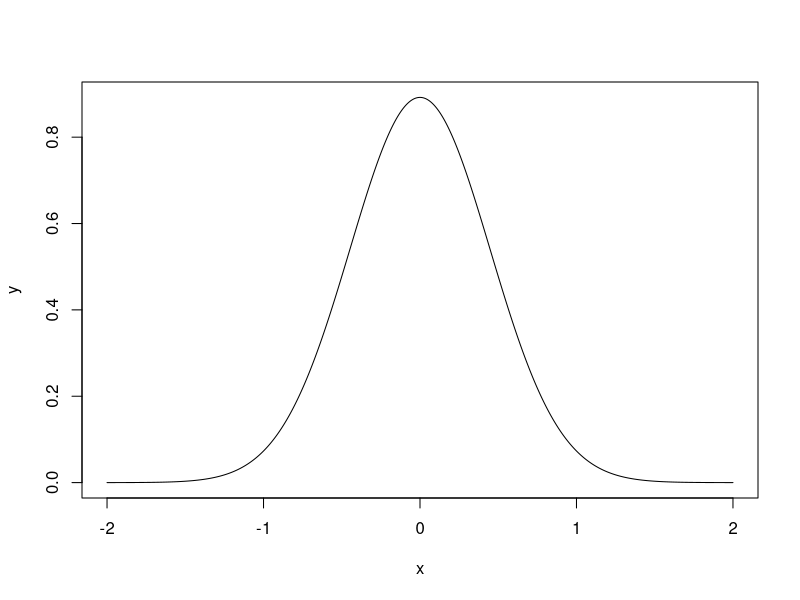
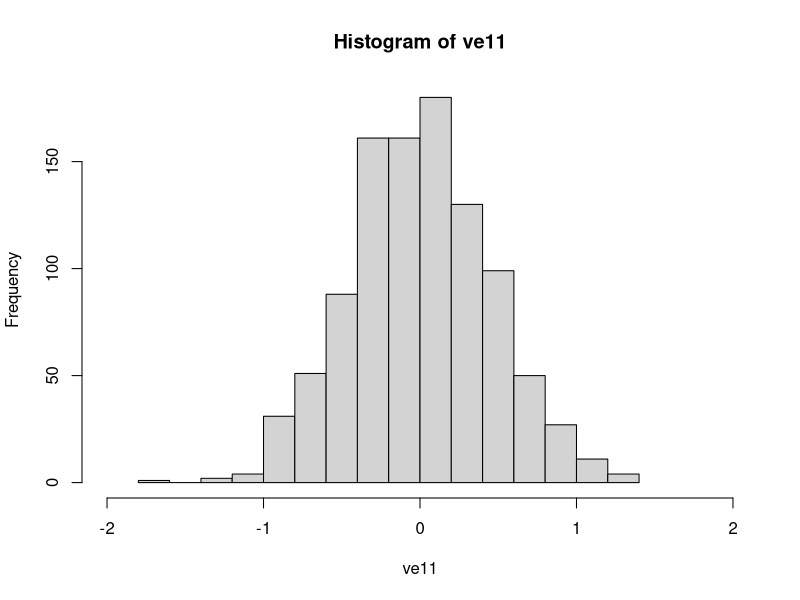
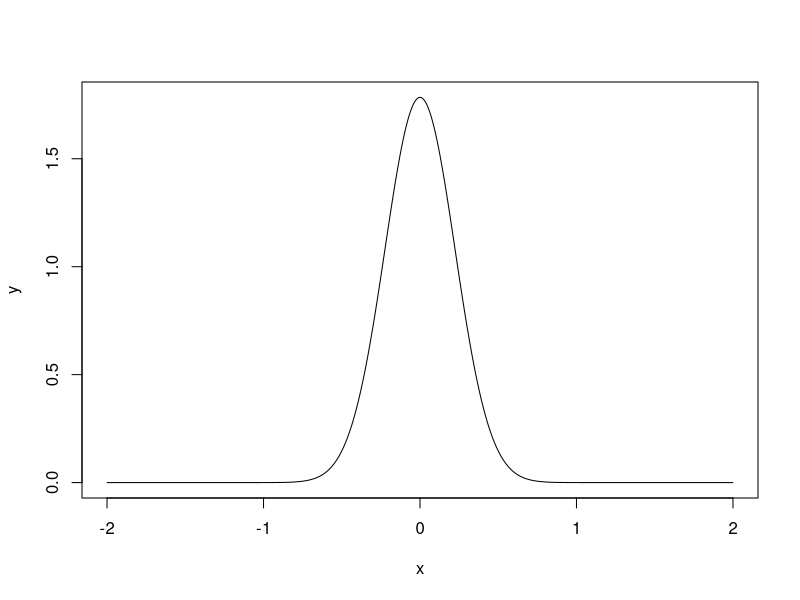
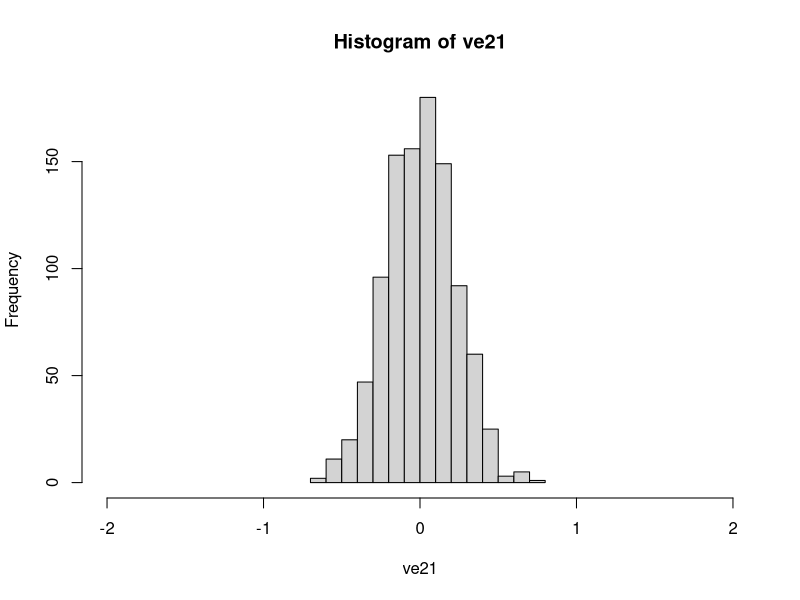
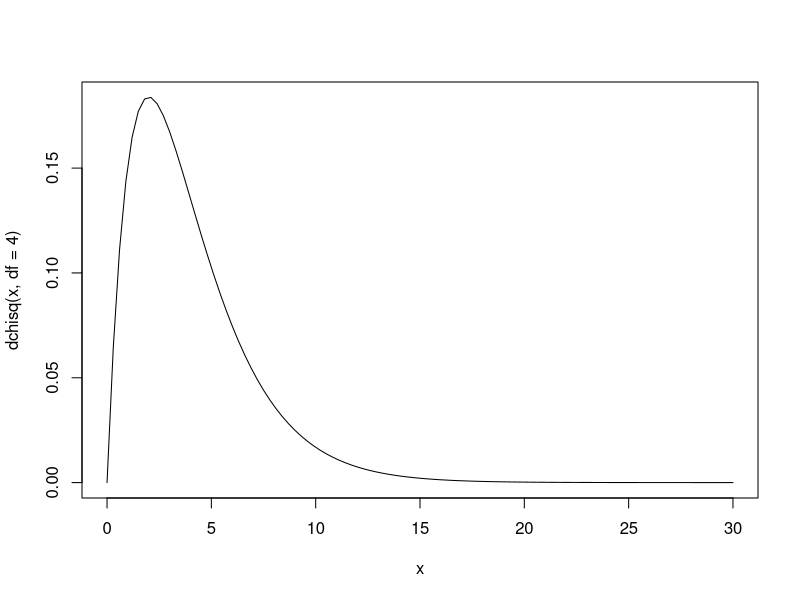
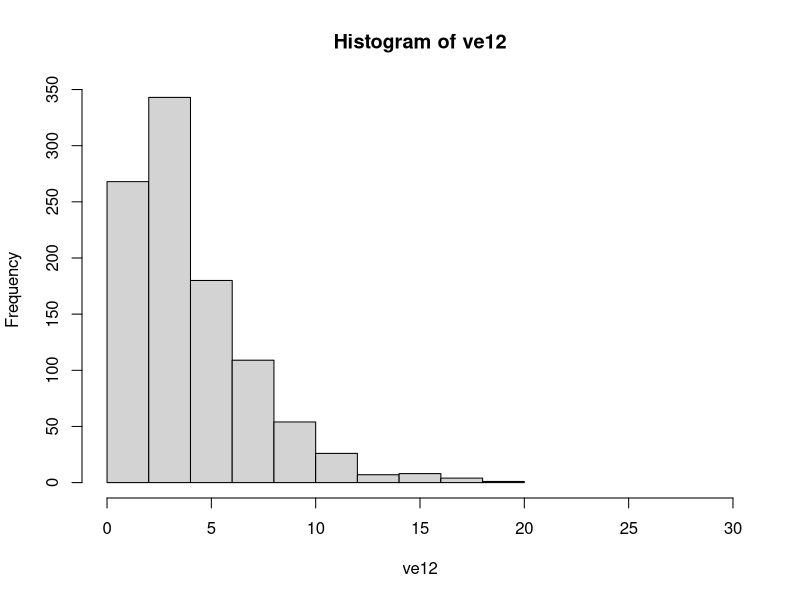
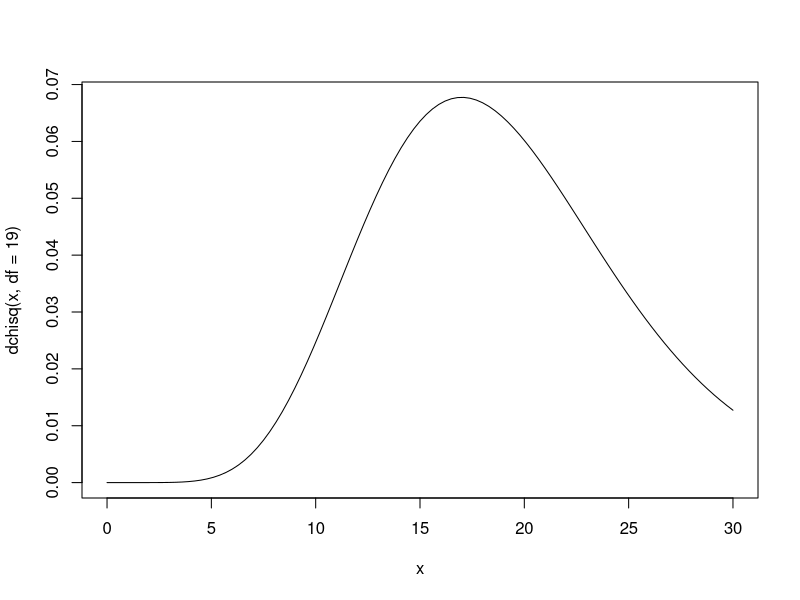
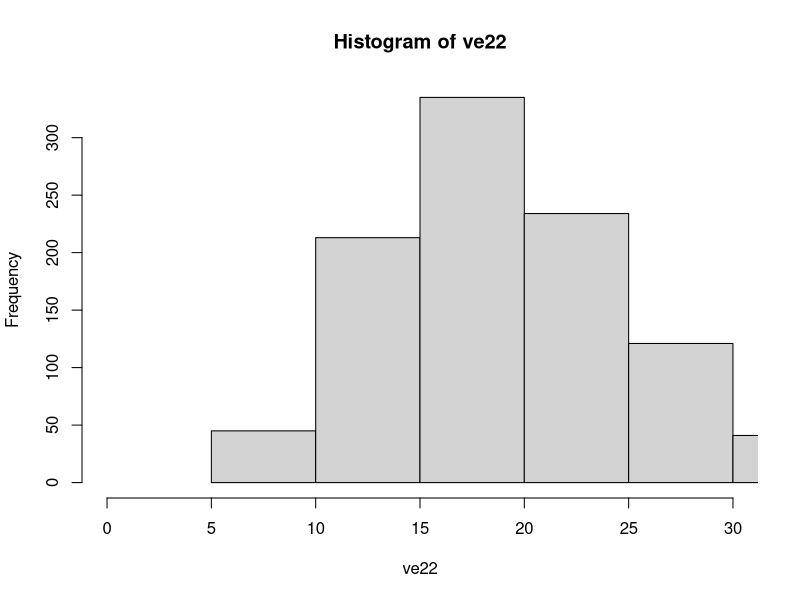

The R source for these figures, in order:
## ---- chunk 1
knitr::opts_chunk$set(echo = TRUE)
library(knitr)
## ---- chunk 2
n = 5
ma = matrix(rnorm(1000*n), 1000, n)
mu = 0
sigma = 1
## ---- chunk 3
ve11 = apply(ma, 1, mean)

# E(Z_1)
mean(ve11)

# var(Z_1)
var(ve11)

# sd(Z_1)
sd(ve11)
## ---- chunk 4
ve12 = c()
ma_2 = ma^2
for(i in 1:nrow(ma))
{
  new = sum(ma_2[i,]) - n * (mean(ma[i,])^2)
  ve12 = c(ve12, new)
}

# E(Z_2)
mean(ve12)

# var(Z_2)
var(ve12)

# sd(Z_2)
sd(ve12)

## ---- chunk 5
ve13 = c()
for(i in 1:nrow(ma))
{
  new = 0
  for(j in 1:ncol(ma))
  {
    new = new + (ma[i,j] - mu)^2
  }
  new = new / (sigma^2)
  ve13 = c(ve13, new)
}

# E(Z_3)
mean(ve13)

# var(Z_3)
var(ve13)

# sd(Z_3)
sd(ve13)
## ---- chunk 6
ve14 = c()

for(i in 1:nrow(ma))
{
  numerator = (mean(ma[i,]) - mu) / (sigma / sqrt(n))
  denumerator = (sum(ma[i,]^2) - n*mean(ma[i,])^2) / ((n-1)*(sigma^2))
  denumerator = sqrt(denumerator)
  ve14 = c(ve14, (numerator/denumerator))
}

# E(Z_4)
mean(ve14)

# var(Z_4)
var(ve14)

# sd(Z_4)
sd(ve14)
## ---- chunk 7
n = 20
ma = matrix(rnorm(1000*n), 1000, n)
mu = 0
sigma = 1
## ---- chunk 8
ve21 = apply(ma, 1, mean)

# E(Z_1)
mean(ve21)

# var(Z_1)
var(ve21)

# sd(Z_1)
sd(ve21)
## ---- chunk 9
ve22 = c()
ma_2 = ma^2
for(i in 1:nrow(ma))
{
  new = sum(ma_2[i,]) - n * (mean(ma[i,])^2)
  ve22 = c(ve22, new)
}

# E(Z_2)
mean(ve22)

# var(Z_2)
var(ve22)

# sd(Z_2)
sd(ve22)
## ---- chunk 10
ve23 = c()
for(i in 1:nrow(ma))
{
  new = 0
  for(j in 1:ncol(ma))
  {
    new = new + (ma[i,j] - mu)^2
  }
  new = new / (sigma^2)
  ve23 = c(ve23, new)
}

# E(Z_3)
mean(ve23)

# var(Z_3)
var(ve23)

# sd(Z_3)
sd(ve23)
## ---- chunk 11
ve24 = c()

for(i in 1:nrow(ma))
{
  numerator = (mean(ma[i,]) - mu) / (sigma / sqrt(n))
  denumerator = (sum(ma[i,]^2) - n*mean(ma[i,])^2) / ((n-1)*(sigma^2))
  denumerator = sqrt(denumerator)
  ve24 = c(ve24, (numerator/denumerator))
}

# E(Z_4)
mean(ve24)

# var(Z_4)
var(ve24)

# sd(Z_4)
sd(ve24)
## ---- chunk 12
ma = matrix(rnorm(5000), 1000, 5)
ma_y = matrix(rnorm(20000), 1000, 20)
n = 5
m = 20
mu = 0
sigma = 1
## ---- chunk 13
ve5 = c()

for(i in 1:nrow(ma))
{
  numerator = (sum(ma[i,]^2) - n*mean(ma[i,])^2) / ((n-1)*(sigma^2))
  denumerator = (sum(ma_y[i,]^2) - n*mean(ma_y[i,])^2) / ((m-1)*(sigma^2))
  ve5 = c(ve5, (numerator/denumerator))
}

# E(Z_5)
mean(ve5)

# var(Z_5)
var(ve5)

# sd(Z_5)
sd(ve5)
## ---- chunk 14
table = data.frame(Df = c("n=5", "n=20"),
                   Theo_E = c(0, 0),
                   Sim_E = c(mean(ve11), mean(ve21)),
                   Theo_Var =c(1/5, 1/20),
                   Sim_Var =c(var(ve11), var(ve21)),
                   Theo_Sd = c(sqrt(1/5), sqrt(1/20)),
                   Sim_Sd = c(sd(ve11), sd(ve21)))
kable(table, caption = "Comparison between theoretical values and simulation values for Z1", digits = 2)
## ---- chunk 15
table = data.frame(Df = c("n=5", "n=20"),
                   Theo_E = c(4, 19),
                   Sim_E = c(mean(ve12), mean(ve22)),
                   Theo_Var =c(8, 38),
                   Sim_Var =c(var(ve12), var(ve22)),
                   Theo_Sd = c(sqrt(8), sqrt(38)),
                   Sim_Sd = c(sd(ve12), sd(ve22)))
kable(table, caption = "Comparison between theoretical values and simulation values for Z2", digits = 2)
## ---- chunk 16
table = data.frame(Df = c("n=5", "n=20"),
                   Theo_E = c(5, 20),
                   Sim_E = c(mean(ve13), mean(ve23)),
                   Theo_Var =c(10, 40),
                   Sim_Var =c(var(ve13), var(ve23)),
                   Theo_Sd = c(sqrt(10), sqrt(40)),
                   Sim_Sd = c(sd(ve13), sd(ve23)))
kable(table, caption = "Comparison between theoretical values and simulation values for Z3", digits = 2)
## ---- chunk 17
table = data.frame(Df = c("n=5", "n=20"),
                   Theo_E = c(0, 0),
                   Sim_E = c(mean(ve14), mean(ve24)),
                   Theo_Var =c(2, 19/17),
                   Sim_Var =c(var(ve14), var(ve24)),
                   Theo_Sd = c(sqrt(2), sqrt(19/17)),
                   Sim_Sd = c(sd(ve14), sd(ve24)))
kable(table, caption = "Comparison between theoretical values and simulation values for Z4", digits = 2)
## ---- chunk 18
table = data.frame(Df = c("n=5, m=20"),
                   Theo_E = 19/17,
                   Sim_E = mean(ve5),
                   Theo_Var = 0.87,
                   Sim_Var = var(ve5),
                   Theo_Sd = 0.94,
                   Sim_Sd = sd(ve5))
kable(table, caption = "Comparison between theoretical values and simulation values for Z5", digits = 2)
## ---- chunk 19
x <- seq(-2, 2, length=1000)
y <- dnorm(x, mean=0, sd=sqrt(1/5))
plot(x, y, type="l", lwd=1)
## ---- chunk 20
hist(ve11, xlim = range(-2,2))
## ---- chunk 21
x <- seq(-2, 2, length=1000)
y <- dnorm(x, mean=0, sd=sqrt(1/20))
plot(x, y, type="l", lwd=1)
## ---- chunk 22
hist(ve21, xlim = range(-2,2))
## ---- chunk 23
curve(dchisq(x, df=4), xlim = range(0, 30))
## ---- chunk 24
hist(ve12, xlim = range(0, 30))
## ---- chunk 25
curve(dchisq(x, df=19), xlim = range(0, 30))
## ---- chunk 26
hist(ve22, xlim = range(0, 30))
## ---- chunk 27
curve(dchisq(x, df=5), xlim = range(0, 30))
## ---- chunk 28
hist(ve13, xlim = range(0, 30))
## ---- chunk 29
curve(dchisq(x, df=20), xlim = range(0, 30))
## ---- chunk 30
hist(ve23, xlim = range(0, 30))
## ---- chunk 31
curve(dt(x, df=4), xlim = range(-5, 5))
## ---- chunk 32
hist(ve14, xlim = range(-5, 5))
## ---- chunk 33
curve(dt(x, df=19), xlim = range(-5, 5))
## ---- chunk 34
hist(ve24, xlim = range(-5, 5))
## ---- chunk 35
curve(df(x, df1 = 4, df2 = 19), xlim = range(0, 5))
## ---- chunk 36
hist(ve5, xlim = range(0, 5))
